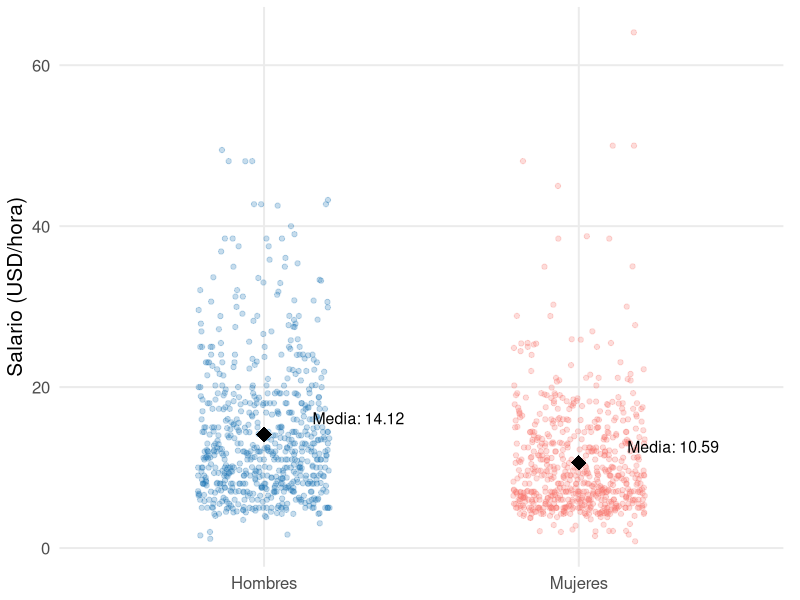
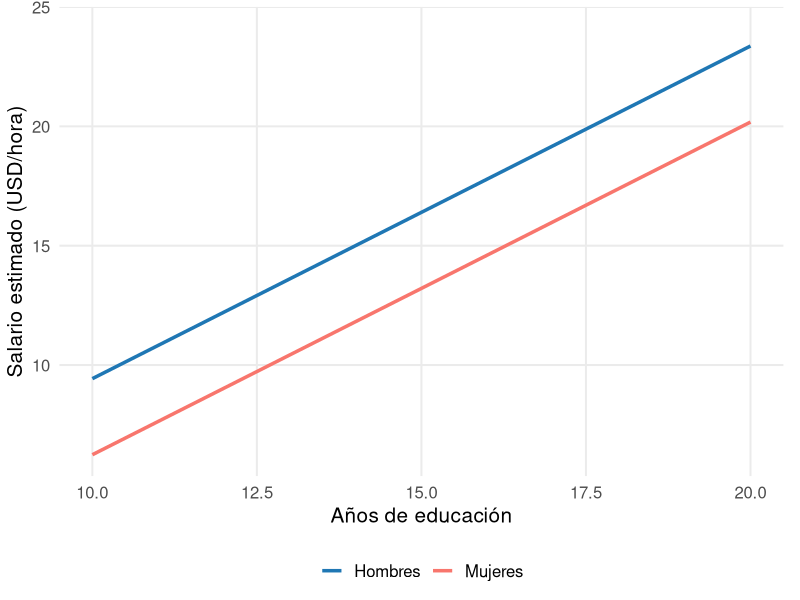
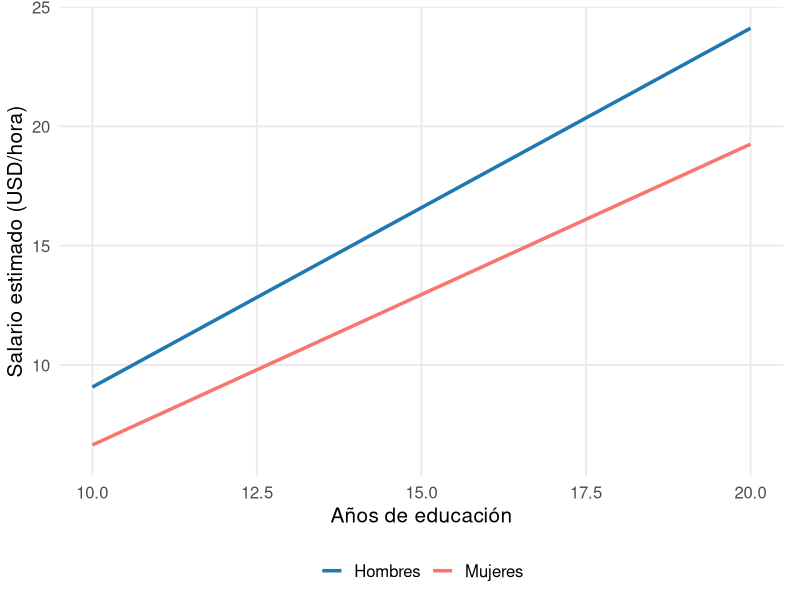
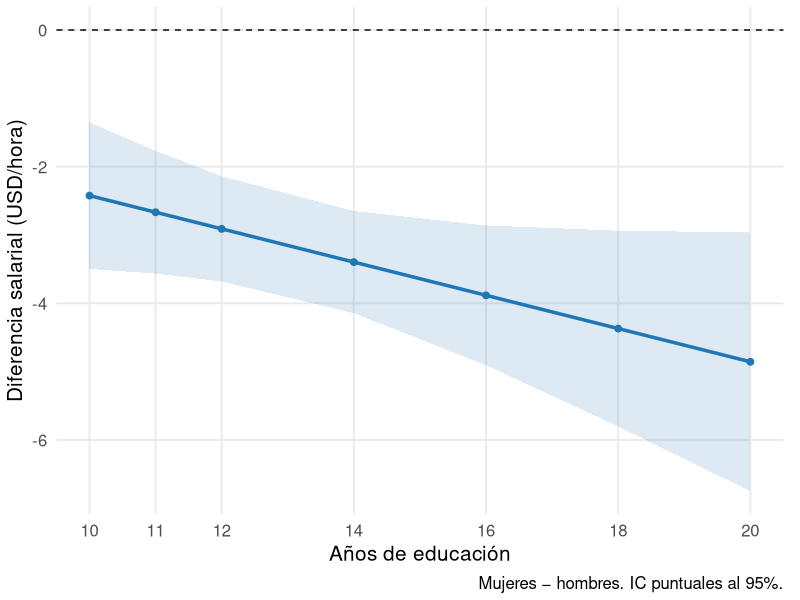
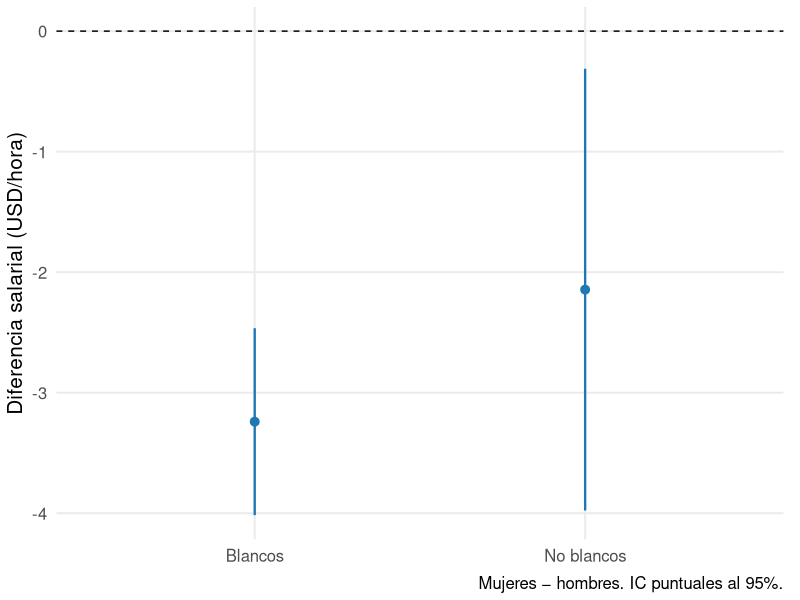

Source code (R) for these figures, in order:
## ---- chunk 1
library(ggplot2)
knitr::opts_chunk$set(echo = FALSE, message = FALSE, warning = FALSE,
                      fig.width = 9, fig.height = 3.2, out.width = "85%",
                      fig.align = "center")

# Gujarati, Econometrics by Example, tabla 1.2. CPS, marzo de 1995.
wages <- read.csv("../data/wages.csv", fileEncoding = "UTF-8-BOM")
vars <- c("obs", "wage", "female", "nonwhite", "union", "education", "exper", "age")
stopifnot(all(vars %in% names(wages)), nrow(wages) == 1289L,
          !anyNA(wages[vars]), !anyDuplicated(wages$obs),
          all(vapply(wages[vars], is.numeric, logical(1))),
          all(is.finite(as.matrix(wages[vars]))), all(wages$wage > 0),
          all(wages$exper == wages$age - wages$education - 6),
          all(vapply(wages[c("female", "nonwhite", "union")],
                     function(x) all(x %in% c(0, 1)), logical(1))))

# Etiquetas de los indicadores originales (no una clasificación racial detallada).
grupo_niveles <- c("Hombres blancos", "Mujeres blancas",
                   "Hombres no blancos", "Mujeres no blancas")
wages$genero <- factor(wages$female, levels = 0:1,
                       labels = c("Hombres", "Mujeres"))
wages$grupo <- factor(1 + wages$female + 2 * wages$nonwhite,
                      levels = 1:4, labels = grupo_niveles)
wages$grupo <- relevel(wages$grupo, ref = grupo_niveles[1])
stopifnot(all(table(wages$grupo) > 0), all(table(wages$genero) > 0))
# Contrastes de tratamiento explícitos, independientemente de options("contrasts").
contrasts(wages$grupo) <- contr.treatment(grupo_niveles, base = 1)

# Modelos que se recuperan a lo largo de la presentación.
m_medias <- lm(wage ~ female, data = wages)
m_comun <- lm(wage ~ education + exper, data = wages)
m_interceptos <- lm(wage ~ education + exper + female, data = wages)
m_aditivo <- lm(wage ~ education + exper + female + nonwhite + union, data = wages)
m_grupos <- lm(wage ~ education + exper + grupo + union, data = wages)
m_pendientes <- lm(wage ~ female + education + exper + female:education, data = wages)
m_binarias <- lm(wage ~ education + exper + female * nonwhite + union, data = wages)
m_completo <- lm(wage ~ female * (education + exper), data = wages)
m_log <- lm(log(wage) ~ education + exper + female, data = wages)

educ0 <- 12
exper0 <- median(wages$exper)
union0 <- 0
wages$educ_c <- wages$education - educ0
m_centrado <- lm(wage ~ female + educ_c + exper + female:educ_c, data = wages)
m_h <- lm(wage ~ education + exper, data = wages, subset = female == 0)
m_m <- lm(wage ~ education + exper, data = wages, subset = female == 1)

fmt <- function(x, dig = 4) formatC(unname(x), format = "f", digits = dig)
pfmt <- function(p) ifelse(p < 0.001, "< 0.001", fmt(p, 4))
rss <- function(m) sum(residuals(m)^2)
igual <- function(a, b, tol = 1e-8) {
  isTRUE(all.equal(unname(a), unname(b), tolerance = tol, check.attributes = FALSE))
}
# Verificación contra las dos estimaciones originales (redondeadas).
ref1 <- c("(Intercept)" = -7.18334, education = 1.37030, exper = 0.166607,
          female = -3.07488, nonwhite = -1.56531, union = 1.09598)
ref2 <- c("(Intercept)" = -7.08873, education = 1.37011, exper = 0.165856,
          female = -3.24015, nonwhite = -2.15853, union = 1.11504,
          "female:nonwhite" = 1.09537)
stopifnot(all(abs(coef(m_aditivo)[names(ref1)] - ref1) < 1e-5),
          all(abs(coef(m_binarias)[names(ref2)] - ref2) < 1e-5),
          abs(rss(m_aditivo) - 54342.54) < 0.01,
          abs(rss(m_binarias) - 54293.02) < 0.01,
          abs(summary(m_aditivo)$r.squared - 0.323339) < 1e-6,
          abs(summary(m_binarias)$r.squared - 0.323955) < 1e-6)
modelos <- list(m_medias, m_comun, m_interceptos, m_aditivo, m_grupos,
                m_pendientes, m_binarias, m_completo, m_log, m_centrado)
stopifnot(all(vapply(modelos, function(m) nobs(m) == nrow(wages) &&
                       m$rank == length(coef(m)), logical(1))),
          igual(fitted(m_grupos), fitted(m_binarias)),
          igual(residuals(m_grupos), residuals(m_binarias)),
          igual(fitted(m_pendientes), fitted(m_centrado)),
          igual(rss(m_completo), rss(m_h) + rss(m_m)),
          igual(fitted(m_completo)[wages$female == 0], fitted(m_h)),
          igual(fitted(m_completo)[wages$female == 1], fitted(m_m)))

# Contraste de una combinación lineal, con la matriz de covarianzas clásica.
contraste <- function(m, pesos, valor = 0, nivel = 0.95) {
  stopifnot(!is.null(names(pesos)), !anyDuplicated(names(pesos)),
            all(names(pesos) %in% names(coef(m))))
  L <- setNames(numeric(length(coef(m))), names(coef(m)))
  L[names(pesos)] <- pesos
  est <- unname(sum(L * coef(m)))
  se <- sqrt(drop(crossprod(L, vcov(m) %*% L)))
  t <- (est - valor) / se
  crit <- qt((1 + nivel)/2, df.residual(m))
  data.frame(est = est, se = se, t = t,
             p = 2 * pt(abs(t), df.residual(m), lower.tail = FALSE),
             li = est - crit * se, ls = est + crit * se)
}
prueba_f <- function(r, u) {
  stopifnot(identical(rownames(model.frame(r)), rownames(model.frame(u))),
            identical(model.response(model.frame(r)), model.response(model.frame(u))))
  a <- anova(r, u)
  data.frame(q = a$Df[2], df = df.residual(u), F = a$F[2], p = a$`Pr(>F)`[2])
}

medias <- aggregate(wage ~ genero, wages, mean)
nh <- sum(wages$female == 0); nm <- sum(wages$female == 1)
yh <- medias$wage[1]; ym <- medias$wage[2]
c_medias <- contraste(m_medias, c(female = 1))
stopifnot(igual(coef(m_medias)[1], yh), igual(coef(m_medias)[2], ym - yh),
          igual(c_medias$se^2, sigma(m_medias)^2 * (1/nh + 1/nm)))

brechas <- do.call(rbind, lapply(list(m_medias, m_interceptos, m_aditivo),
                                contraste, pesos = c(female = 1)))
brechas$modelo <- factor(c("Sin controles", "Educación y experiencia", "Todos los controles"),
                         levels = rev(c("Sin controles", "Educación y experiencia", "Todos los controles")))
c_log <- contraste(m_log, c(female = 1))

# Tres indicadores de grupo: columnas generadas por el factor.
ng <- grep("^grupo", names(coef(m_grupos)), value = TRUE)
stopifnot(length(ng) == 3L)
# Contraste para el ejercicio: mujeres no blancas menos mujeres blancas.
c_grupos <- contraste(m_grupos, setNames(c(1, -1), ng[c(3, 1)]))
c_grupos_genero <- contraste(m_grupos, setNames(c(1, -1), ng[c(3, 2)]))
f_grupos <- prueba_f(lm(wage ~ education + exper + union, data = wages), m_grupos)

c_lambda <- contraste(m_pendientes, c("female:education" = 1))
c_pend_m <- contraste(m_pendientes, c(education = 1, "female:education" = 1))
c_educ <- function(z) contraste(m_pendientes, c(female = 1, "female:education" = z))
c_12 <- c_educ(educ0)
stopifnot(igual(coef(m_centrado)["female"], c_12$est),
          igual(sqrt(vcov(m_centrado)["female", "female"]), c_12$se))
# Niveles observados en ambos grupos; foco gráfico en los años 10 a 20.
comunes <- intersect(wages$education[wages$female == 0], wages$education[wages$female == 1])
educ_plot <- sort(comunes[comunes >= 10 & comunes <= 20])
stopifnot(educ0 %in% educ_plot)
brecha_educ <- do.call(rbind, lapply(educ_plot, c_educ))
brecha_educ$education <- educ_plot

c_blancos <- contraste(m_binarias, c(female = 1))
c_no_blancos <- contraste(m_binarias, c(female = 1, "female:nonwhite" = 1))
c_inter <- contraste(m_binarias, c("female:nonwhite" = 1))
stopifnot(igual(c_grupos_genero$est, c_no_blancos$est), igual(c_grupos_genero$se, c_no_blancos$se))
brecha_raza <- rbind(c_blancos, c_no_blancos)
brecha_raza$grupo <- factor(c("Blancos", "No blancos"), levels = c("No blancos", "Blancos"))
f_pend <- prueba_f(m_interceptos, m_pendientes)
f_igual <- prueba_f(m_comun, m_pendientes)
f_total <- prueba_f(m_comun, m_completo)
stopifnot(igual(f_pend$F, c_lambda$t^2))

# Funciones ajustadas: experiencia fija y, cuando corresponde, no sindicalización.
nd <- expand.grid(education = seq(min(educ_plot), max(educ_plot), length.out = 101),
                  female = 0:1, exper = exper0)
nd$genero <- factor(nd$female, levels = 0:1, labels = levels(wages$genero))
nd$ajuste_comun <- predict(m_interceptos, newdata = nd)
nd$ajuste_inter <- predict(m_pendientes, newdata = nd)
# Tablas y figuras de la segunda propuesta.
# Se mantiene el mismo rango y escala vertical en las dos gráficas de rectas.
pred_aditivo <- transform(nd, wage = ajuste_comun)
pred_interaccion <- transform(nd, wage = ajuste_inter)
lim_salario <- range(c(nd$ajuste_comun, nd$ajuste_inter))
brecha_educacion <- transform(brecha_educ, estimacion = est, inferior = li, superior = ls)
brechas_raza <- transform(brecha_raza, estimacion = est, inferior = li, superior = ls,
                          grupo = factor(as.character(grupo), levels = c("Blancos", "No blancos")))
col_genero <- c("Hombres" = "#1F77B4", "Mujeres" = "#F8766D")
tema <- theme_minimal(base_size = 15) +
  theme(legend.position = "bottom", legend.title = element_blank(),
        panel.grid.minor = element_blank(), plot.margin = margin(5, 12, 5, 5))

etiquetas <- c("(Intercept)" = "Constante", education = "Educación",
               exper = "Experiencia potencial", female = "Mujer",
               nonwhite = "No blanca", union = "Sindicalización")
col_coef <- function(m, nombres) {
  x <- coef(m)[nombres]
  ifelse(is.na(x), "—", fmt(x, 4))
}
tabla_aditivos <- data.frame(Variable = unname(etiquetas),
                             M1 = col_coef(m_medias, names(etiquetas)),
                             M2 = col_coef(m_interceptos, names(etiquetas)),
                             M3 = col_coef(m_aditivo, names(etiquetas)))
tabla_aditivos <- rbind(tabla_aditivos,
                       data.frame(Variable = "Observaciones", M1 = as.character(nobs(m_medias)),
                                  M2 = as.character(nobs(m_interceptos)), M3 = as.character(nobs(m_aditivo))))
tabla_coef <- function(m, et) {
  s <- coef(summary(m))[names(et), , drop = FALSE]
  data.frame(Variable = unname(et), Coeficiente = fmt(s[, 1]),
             `Error estándar` = fmt(s[, 2]), check.names = FALSE)
}
tabla_categorias <- tabla_coef(m_grupos, c(etiquetas[c(1, 2, 3, 6)],
                                          setNames(grupo_niveles[-1], ng)))
tabla_interaccion_educacion <- tabla_coef(m_pendientes,
  c(etiquetas[c(1, 2, 3, 4)], "female:education" = "Mujer × Educación"))
tabla_interaccion_dummy <- tabla_coef(m_binarias,
  c(etiquetas[c(1, 2, 3, 6, 4, 5)], "female:nonwhite" = "Mujer × No blanca"))
tabla_modelos_anidados <- data.frame(
  Modelo = c("1. Una misma función salarial", "2. Diferentes interceptos",
             "3. Diferentes interceptos y pendientes de educación"),
  Parámetros = vapply(list(m_comun, m_interceptos, m_pendientes), function(m) length(coef(m)), integer(1)),
  RSS = fmt(vapply(list(m_comun, m_interceptos, m_pendientes), rss, numeric(1)), 2))
# Verificaciones adicionales de las reparametrizaciones.
m_referencia <- lm(wage ~ I(1 - female), data = wages)
m_sin_constante <- lm(wage ~ 0 + grupo + education + exper + union, data = wages)
stopifnot(igual(fitted(m_referencia), fitted(m_medias)),
          igual(fitted(m_sin_constante), fitted(m_grupos)),
          igual(coef(m_centrado)["(Intercept)"],
                coef(m_pendientes)["(Intercept)"] + educ0 * coef(m_pendientes)["education"]),
          igual(c_grupos$est, coef(m_binarias)["nonwhite"] + coef(m_binarias)["female:nonwhite"]))
## ---- chunk 2
ggplot(wages, aes(genero, wage, color = genero)) +
  geom_jitter(position = position_jitter(width = 0.21, height = 0, seed = 2026),
              alpha = 0.25, size = 1.5) +
  geom_point(data = medias, aes(genero, wage), shape = 18, size = 5, color = "black") +
  geom_text(data = medias, aes(label = paste0("Media: ", fmt(wage, 2))),
            nudge_x = 0.30, nudge_y = 2, color = "black", size = 4) +
  scale_color_manual(values = col_genero, guide = "none") +
  scale_x_discrete(expand = expansion(add = 0.65)) +
  labs(x = NULL, y = "Salario (USD/hora)") + tema
## ---- chunk 3
ggplot(pred_aditivo, aes(education, wage, color = genero)) +
  geom_line(linewidth = 1.2) +
  scale_color_manual(values = col_genero) +
  coord_cartesian(ylim = lim_salario) +
  labs(x = "Años de educación", y = "Salario estimado (USD/hora)", color = NULL) +
  tema
## ---- chunk 4
knitr::kable(
  tabla_aditivos[, 1:3],
  format = "html",
  row.names = FALSE,
  align = c("l", "r", "r"),
  col.names = c("Variable", "Modelo 1", "Modelo 2"),
  table.attr = 'class="clean-table"'
)
## ---- chunk 5
tabla_indicadores <- data.frame(
  Grupo = c("Hombres blancos", "Mujeres blancas",
            "Hombres no blancos", "Mujeres no blancas"),
  D1 = c(1, 0, 0, 0),
  D2 = c(0, 1, 0, 0),
  D3 = c(0, 0, 1, 0),
  D4 = c(0, 0, 0, 1)
)

knitr::kable(
  tabla_indicadores,
  format = "html",
  row.names = FALSE,
  align = c("l", "c", "c", "c", "c"),
  col.names = c("Grupo", "$D_{1i}$", "$D_{2i}$",
                "$D_{3i}$", "$D_{4i}$"),
  table.attr = 'class="clean-table"',
  escape = FALSE
)
## ---- chunk 6
knitr::kable(
  tabla_categorias,
  format = "html",
  row.names = FALSE,
  align = c("l", "r", "r"),
  col.names = c("Variable", "Coeficiente", "Error estándar"),
  table.attr = 'class="clean-table"'
)
## ---- chunk 7
ggplot(pred_interaccion, aes(education, wage, color = genero)) +
  geom_line(linewidth = 1.2) +
  scale_color_manual(values = col_genero) +
  coord_cartesian(ylim = lim_salario) +
  labs(x = "Años de educación", y = "Salario estimado (USD/hora)", color = NULL) +
  tema
## ---- chunk 8
knitr::kable(
  tabla_interaccion_educacion,
  format = "html",
  row.names = FALSE,
  align = c("l", "r", "r"),
  col.names = c("Variable", "Coeficiente", "Error estándar"),
  table.attr = 'class="clean-table"'
)
## ---- chunk 9
ggplot(brecha_educacion, aes(education, estimacion)) +
  geom_hline(yintercept = 0, linetype = "dashed") +
  geom_ribbon(aes(ymin = inferior, ymax = superior), fill = "#1f77b4", alpha = 0.15) +
  geom_line(color = "#1f77b4", linewidth = 1.2) +
  geom_point(color = "#1f77b4", size = 2) +
  scale_x_continuous(breaks = educ_plot) +
  labs(x = "Años de educación", y = "Diferencia salarial (USD/hora)",
       caption = "Mujeres − hombres. IC puntuales al 95%.") + tema
## ---- chunk 10
knitr::kable(
  tabla_interaccion_dummy,
  format = "html",
  row.names = FALSE,
  align = c("l", "r", "r"),
  col.names = c("Variable", "Coeficiente", "Error estándar"),
  table.attr = 'class="clean-table"'
)
## ---- chunk 11
ggplot(brechas_raza, aes(grupo, estimacion)) +
  geom_hline(yintercept = 0, linetype = "dashed") +
  geom_pointrange(aes(ymin = inferior, ymax = superior), color = "#1f77b4", linewidth = 0.8) +
  labs(x = NULL, y = "Diferencia salarial (USD/hora)",
       caption = "Mujeres − hombres. IC puntuales al 95%.") + tema
